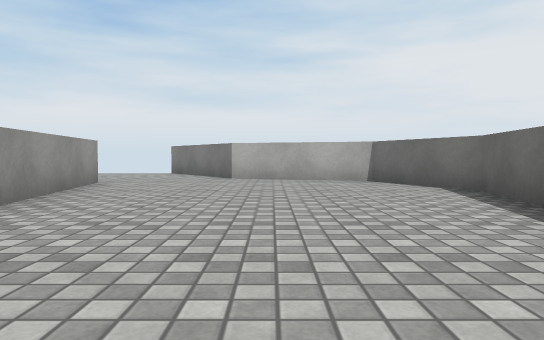
view 1 (above)

17 first-person views from a walk through a scene from a Unity 3-D project. The camera is 0.25 m above the floor, tilts 2° down and sees 70° across. The floor is counted in squares, 0.5 m on a side. Each view is taken from the middle of a square. On the plan, view 1 faces up. The plan holds only what a view shows up to about 9 squares ahead; the rest is blank. Surface patterns are stand-ins for the level's own textures.

view 2
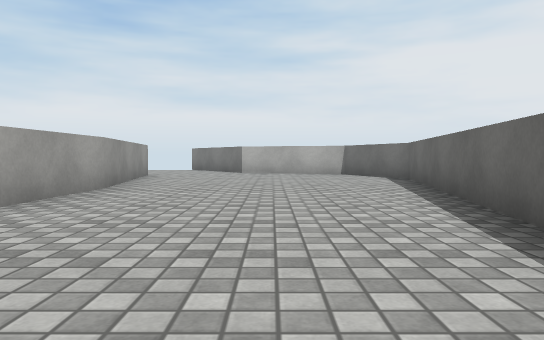

view 3
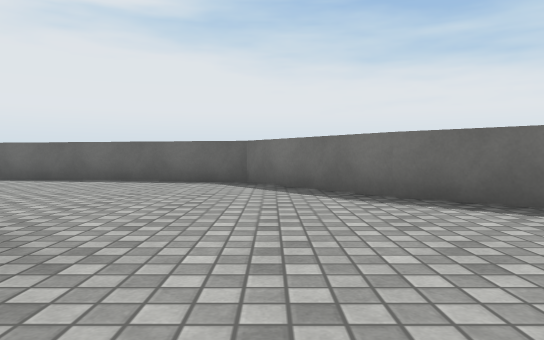

view 4
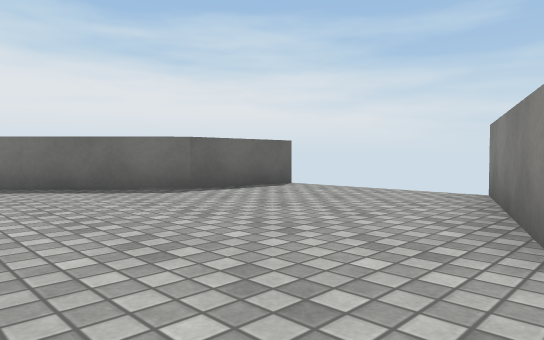

view 5
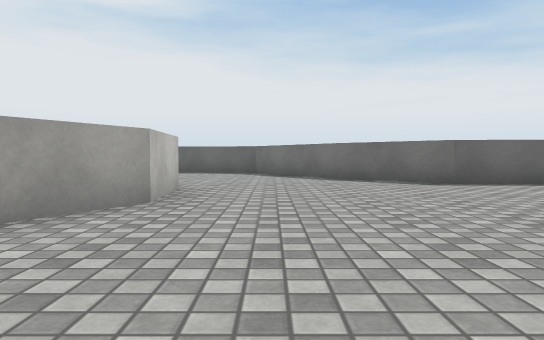

view 6
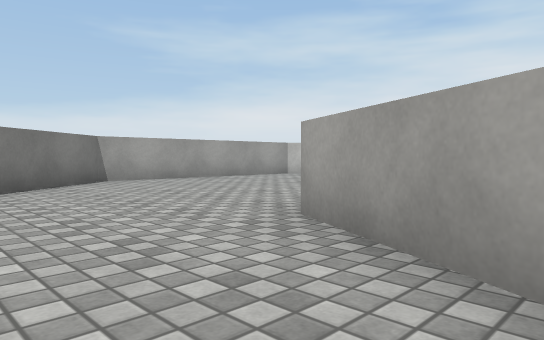

view 7
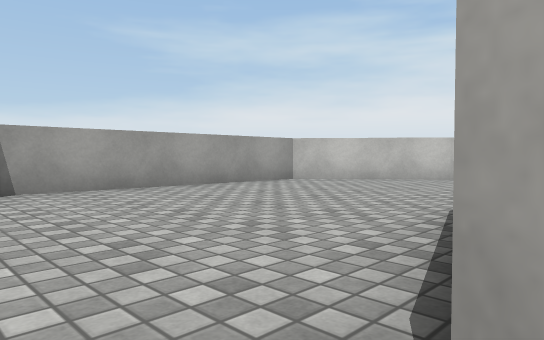

view 8
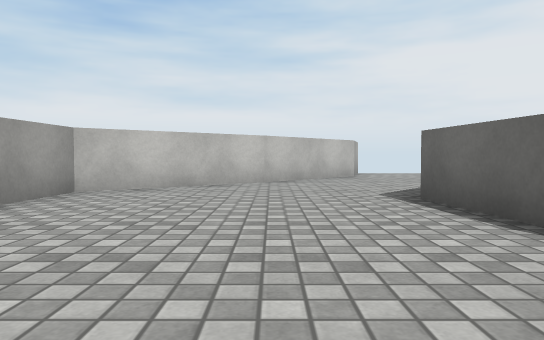

view 9
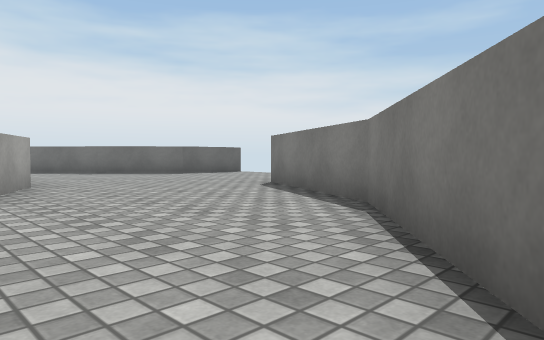

view 10
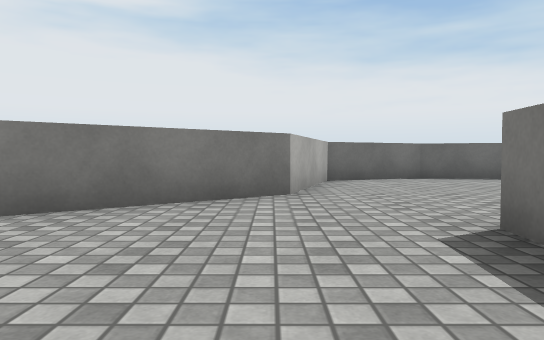

view 11
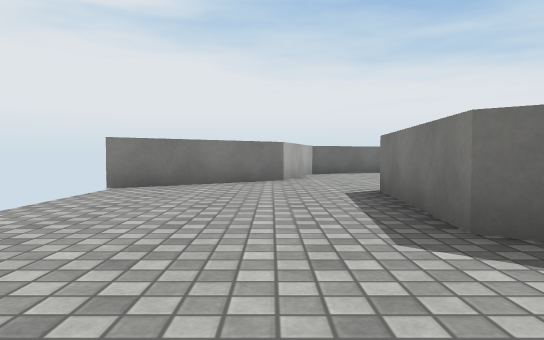

view 12
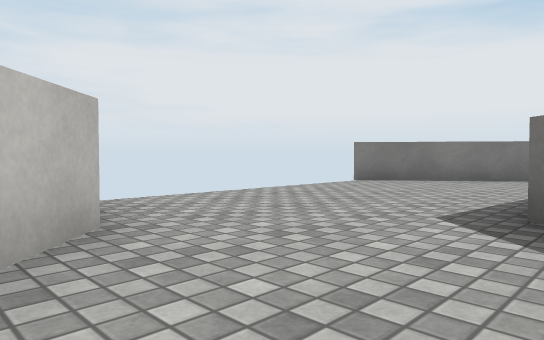

view 13
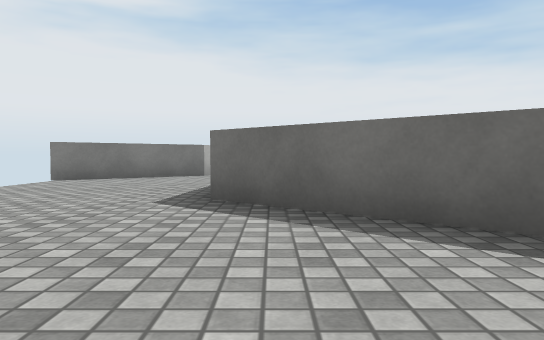

view 14
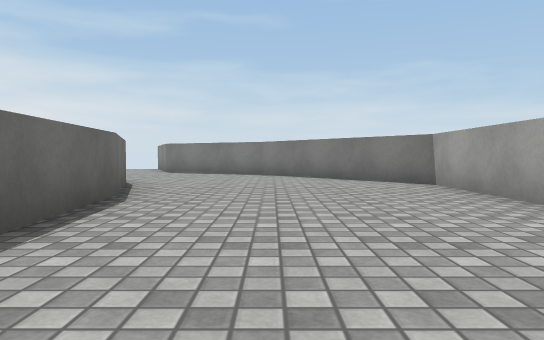

view 15
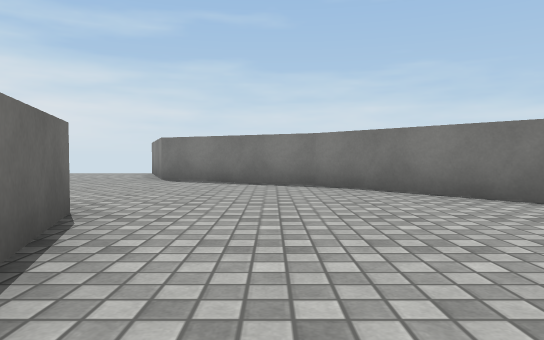

view 16
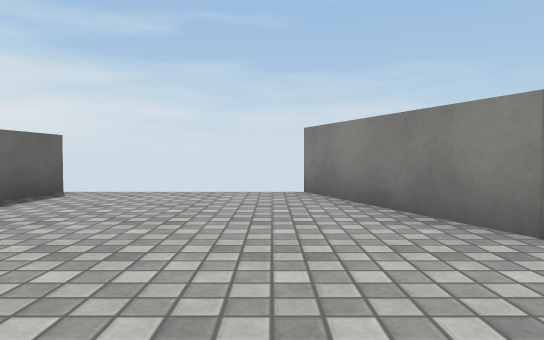

view 17
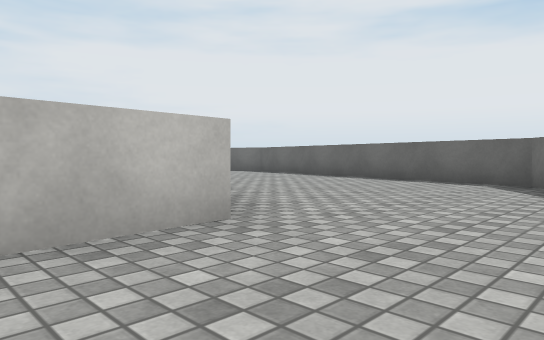

### Floor plan
Points are (right, up) in squares from view 1. A wall is a line through its corners. A room is listed if a view was taken in it or the views show most of it. See-through windows are left out.
Room 1 (views 1, 2, 3, 6, 16, 17)
walls: (-3.9, -1.6) (-5.8, -1.7); (-2.6, 3.1) (-2.7, 0.7); (-1.3, -4.5) (1.4, -2.5) (3, 5.5) (2, 7.8) (-0.9, 8.8); (-3.1, 6.4) (-2.6, 3); (-7.6, -5.4) (-6.4, -8.5); (-3.1, -8.5) (-2.9, -6.3) (-1.2, -4.5)
ways out: opening at (-6, -4) to room 2; opening at (-2, 7.5) to room 3
Room 2 (views 4, 5, 7, 8, 9, 15)
walls: (-9, 2) (-9.3, 4.6); (-5.8, -1.7) (-8.2, -0.4) (-9.1, 2.2); (-13.8, 4.4) (-13.9, 0) (-10.8, -3.7) (-7.6, -5.4)
ways out: opening at (-6, -4) to room 1; opening at (-11.5, 5.5) to room 3
Room 3 (views 10, 11, 12, 13, 14)
walls: (-8.9, 9.8) (-11.1, 7.5) (-13.8, 5.4) (-13.8, 4.4); (-8.6, 5.2) (-6.5, 7.7) (-3.3, 7.4) (-3.1, 6.4); (-0.9, 8.8) (-3.1, 11.7)
ways out: opening at (-2, 7.5) to room 1; opening at (-11.5, 5.5) to room 2

Positions as (right, up) in squares from view 1, and headings:
1: (0, 0), facing up
2: (0, -3), facing up
3: (-6, -3), facing right
4: (-8, -3), facing down-right
5: (-10, -3), facing right
6: (-6, -3), facing up-left
7: (-8, -1), facing up-left
8: (-11, 0), facing up
9: (-13, 0), facing down-right
10: (-6, 9), facing right
11: (-9, 9), facing right
12: (-10, 7), facing up-right
13: (-11, 7), facing right
14: (-11, 7), facing down
15: (-10, 3), facing down
16: (-6, -3), facing down
17: (-6, -4), facing up-right
